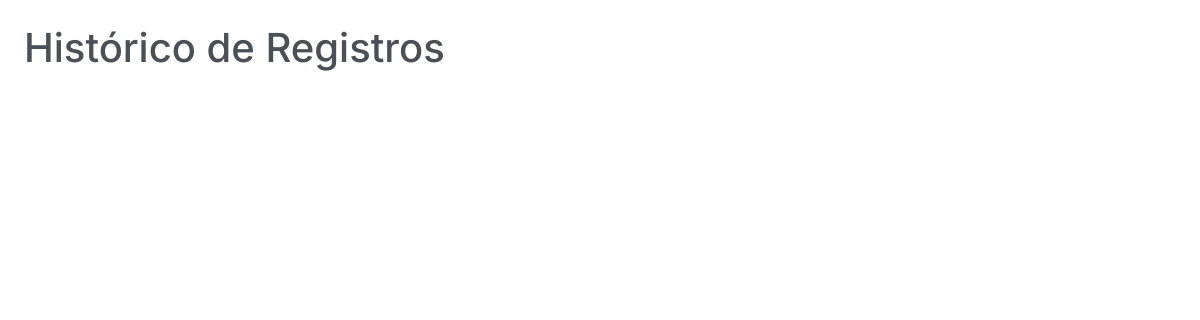
/historico/, run on an earlier commit of the app's database.
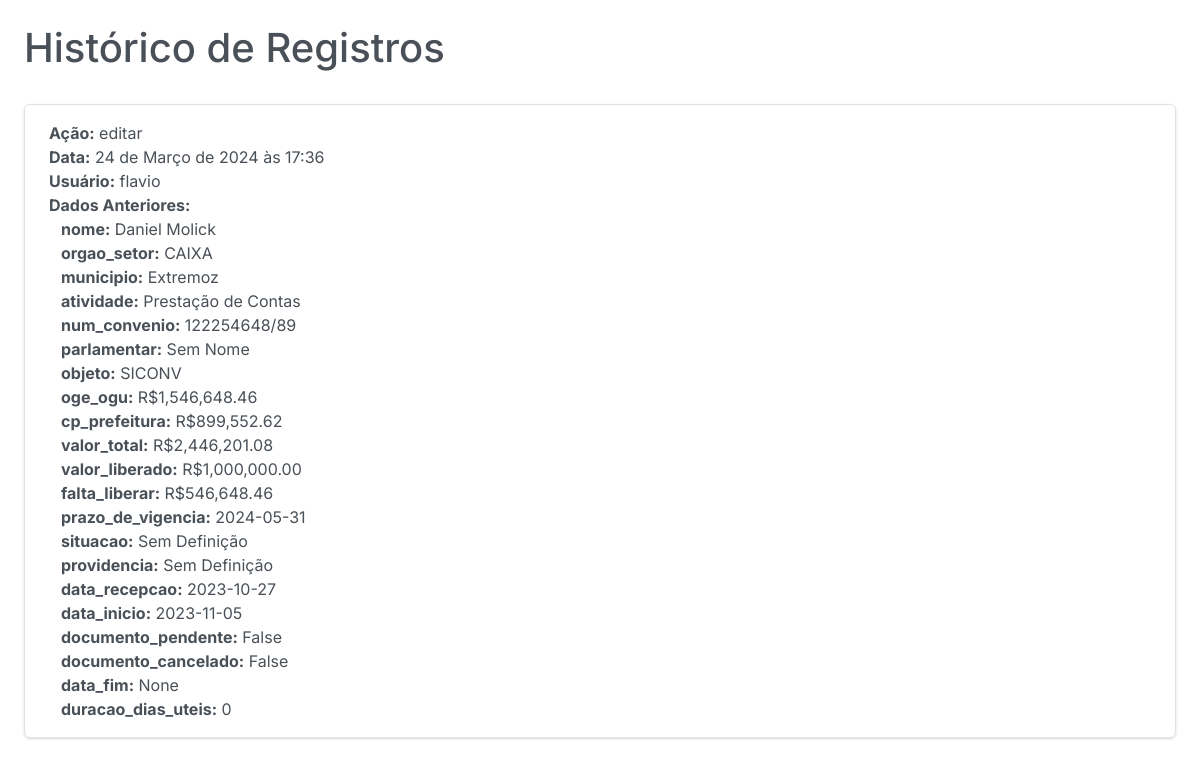
And on a later commit of the database.
### plataforma/models.py (models this page shows, shortened)
class Historico(models.Model):
    usuario = models.ForeignKey(CustomUser, on_delete=models.CASCADE)
    acao = models.CharField(max_length=255)
    data = models.DateTimeField(auto_now_add=True)
    dados_anteriores = models.JSONField(default=dict, encoder=DecimalJSONEncoder)
    registro = models.ForeignKey(RegistroFuncionarios, on_delete=models.CASCADE)

### autenticar/models.py (models this page shows)
class CustomUser(AbstractUser):
    reset_password_token = models.CharField(max_length=32, blank=True, null=True)
    groups = models.ManyToManyField(
        'auth.Group',
        related_name='customuser_set',
        related_query_name='user',
        blank=True,
        verbose_name='groups',
        help_text='The groups this user belong to. A user will get all permissions granted to each of their groups.',
    )
    user_permissions = models.ManyToManyField(
        'auth.Permission',
        related_name='customuser_set',
        related_query_name='user',
        blank=True,
        verbose_name='user permissions',
        help_text='Specific permissions for this user.'
    )
    is_logged_in = models.BooleanField(default=False)

### plataforma/views.py (the view)
# urls.py: path('historico/', views.historico, name='historico'),
def historico(request):
    historico_registros = Historico.objects.all()
    context = {
        'historico_registros': historico_registros
    }
    return render(request, 'historico_template.html', context)

### plataforma/templates/historico_template.html (shortened to what this page needs)
{% extends "base.html" %}
{% load static %}
{% load humanize %}
{% load custom_filters %}
{% block container %}
    <div class="m-4">
      <h1>Histórico de Registros</h1> <br>
      <ul class="list-group">
        {% for historico in historico_registros %}
          <li class="list-group-item justify-content-between align-items-center">
            <strong>Ação:</strong> {{ historico.acao }}<br>
            <strong>Data:</strong> {{ historico.data }}<br>
            <strong>Usuário:</strong> {{ historico.usuario }}<br>
            <strong>Dados Anteriores:</strong> <br>
            <div class="container">
              {% for key, value in historico.dados_anteriores.items %}
                <strong>{{ key }}:</strong> {{ value }} <br>
              {% endfor %}
            </div>
          </li>
        {% endfor %}
      </ul>
    </div>
{% endblock container %}

What changed in the data, as far as the page shows it:
added Historico: acao "editar", data "24 de Março de 2024 às 17:36", usuario "flavio", dados_anteriores "nome" "orgao_setor" "municipio" "atividade" "num_convenio" "parlamentar" "objeto" "oge_ogu" "cp_prefeitura" "valor_total" "valor_liberado" "falta_liberar" "prazo_de_vigencia" "situacao" "providencia" "data_recepcao" "data_inicio" "documento_pendente" "documento_cancelado" "data_fim" "duracao_dias_uteis", dados_anteriores "Daniel Molick" "CAIXA" "Extremoz" "Prestação de Contas" "122254648/89" "Sem Nome" "SICONV" "R$1,546,648.46" "R$899,552.62" "R$2,446,201.08" "R$1,000,000.00" "R$546,648.46" "2024-05-31" "Sem Definição" "Sem Definição" "2023-10-27" "2023-11-05" "False" "False" "None" "0"
